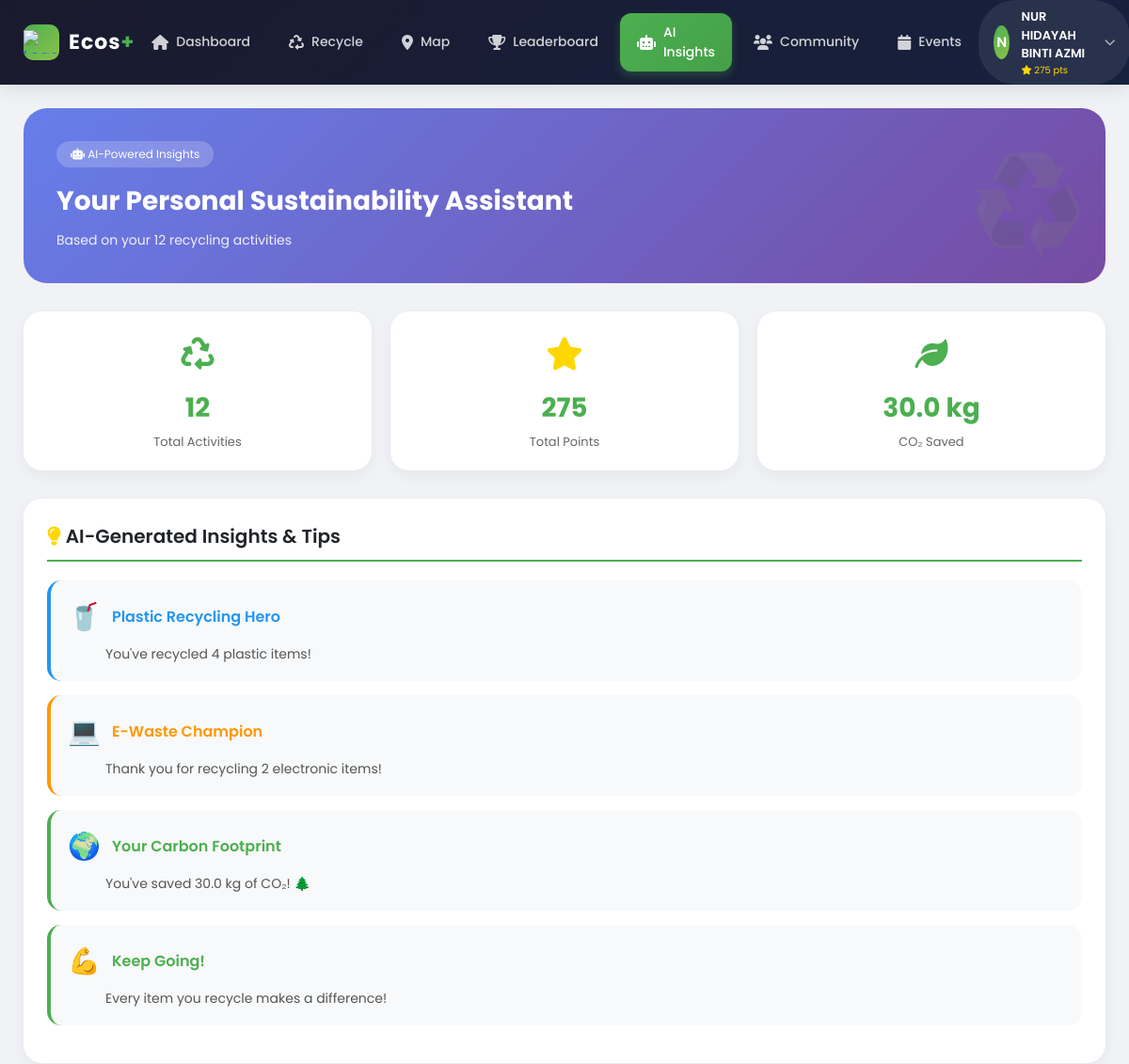
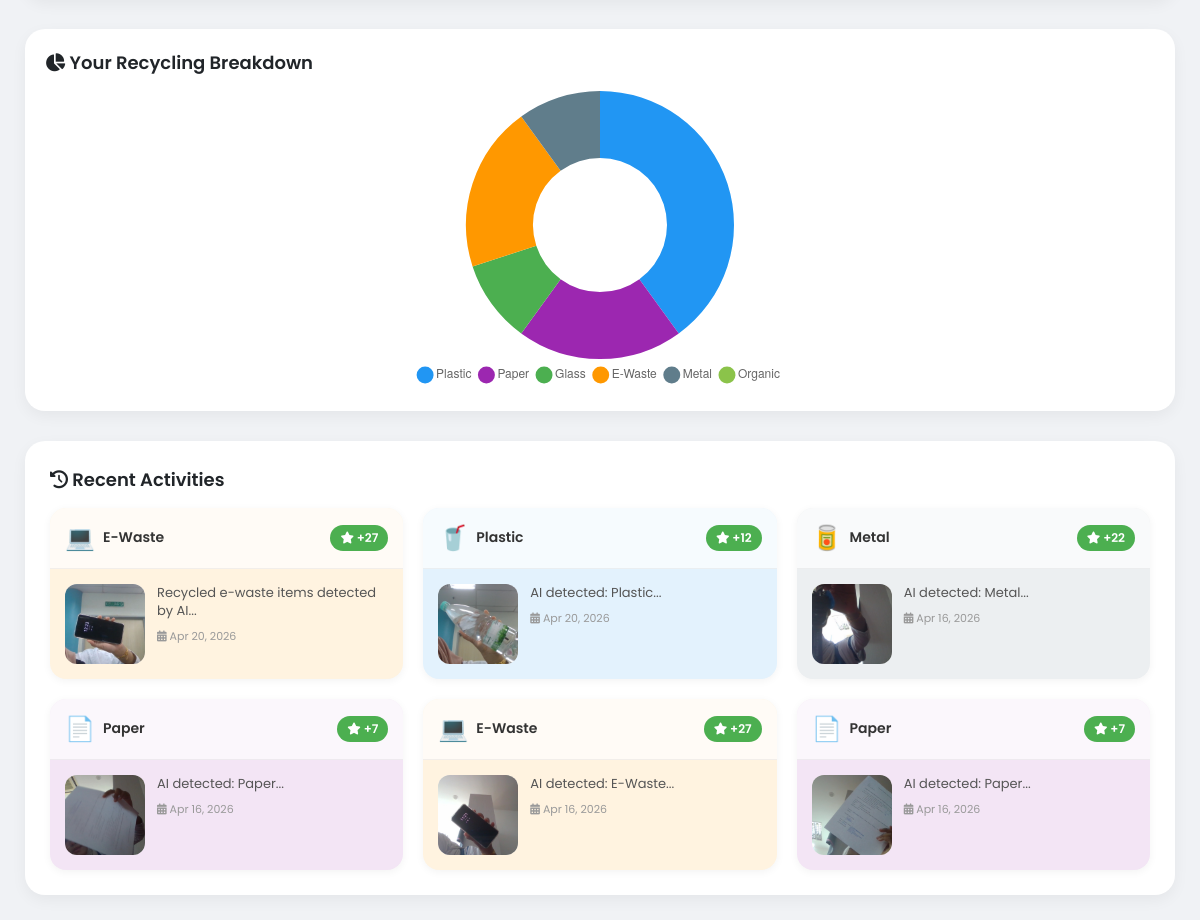
The app's page /ai-insights.php (signed in) with its own data (2 pictures, top to bottom).
### tables this page shows
CREATE TABLE `users` (
  `id` int(11) NOT NULL,
  `username` varchar(50) NOT NULL,
  `email` varchar(100) NOT NULL,
  `password` varchar(255) NOT NULL,
  `full_name` varchar(100) NOT NULL,
  `bio` text DEFAULT NULL,
  `profile_image` varchar(255) DEFAULT NULL,
  `phone` varchar(20) DEFAULT NULL,
  `faculty` varchar(100) DEFAULT NULL,
  `year_of_study` int(11) DEFAULT NULL,
  `student_id` varchar(20) DEFAULT NULL,
  `role` enum('user','admin') DEFAULT 'user',
  `points` int(11) DEFAULT 0,
  `theme` enum('light','dark') DEFAULT 'light',
  `language` enum('en','ms') DEFAULT 'en',
  `email_verified` tinyint(1) DEFAULT 1,
  `reset_token` varchar(255) DEFAULT NULL,
  `reset_expires` timestamp NULL DEFAULT NULL,
  `is_active` tinyint(1) DEFAULT 1,
  `created_at` timestamp NOT NULL DEFAULT current_timestamp(),
  `last_login` timestamp NULL DEFAULT NULL,
  `default_privacy` enum('public','followers','private') DEFAULT 'public'
);

CREATE TABLE `activities` (
  `id` int(11) NOT NULL,
  `user_id` int(11) NOT NULL,
  `activity_type` varchar(50) NOT NULL,
  `description` text DEFAULT NULL,
  `quantity` int(11) DEFAULT 1,
  `weight` decimal(5,2) DEFAULT 0.00,
  `points_earned` int(11) DEFAULT 0,
  `image_path` varchar(255) DEFAULT NULL,
  `location` varchar(255) DEFAULT NULL,
  `latitude` decimal(10,8) DEFAULT NULL,
  `longitude` decimal(11,8) DEFAULT NULL,
  `status` enum('pending','approved','rejected') DEFAULT 'pending',
  `ai_verified` tinyint(1) DEFAULT 0,
  `ai_confidence` decimal(5,2) DEFAULT NULL,
  `admin_notes` text DEFAULT NULL,
  `created_at` timestamp NOT NULL DEFAULT current_timestamp(),
  `approved_at` timestamp NULL DEFAULT NULL,
  `approved_by` int(11) DEFAULT NULL
);

### includes/auth.php (called while the page is built, shortened)
<?php
function getConnection() {
    static $conn = null;
    if ($conn === null) {
        $host = 'localhost';
        $user = 'root';
        $password = '';
        $database = 'ecos_plus';
        $conn = new mysqli($host, $user, $password, $database);
    }
    return $conn;
}
function getCurrentUser() {
    $conn = getConnection();
    $user_id = $_SESSION['user_id'];
    $sql = "SELECT id, email, full_name, phone, points, role, profile_image, bio, created_at FROM users WHERE id = ?";
    $stmt = $conn->prepare($sql);
    $stmt->bind_param("i", $user_id);
    $stmt->execute();
    $result = $stmt->get_result();
    $user = $result->fetch_assoc();
    return $user;
}
?>

### ai-insights.php (the view, shortened to what this page needs)
<?php
require_once 'includes/auth.php';
$conn = getConnection();
$user_id = $_SESSION['user_id'];
$navbar_user = getCurrentUser();
$navbar_initial = $navbar_user ? strtoupper(substr($navbar_user['full_name'], 0, 1)) : 'U';
$activitiesQuery = "SELECT id, activity_type, description, created_at, points_earned, image_path
                    FROM activities
                    WHERE user_id = ? AND status = 'approved'
                    ORDER BY created_at DESC
                    LIMIT 6";
$stmt = $conn->prepare($activitiesQuery);
$stmt->bind_param("i", $user_id);
$stmt->execute();
$activities = $stmt->get_result();
$statsQuery = "SELECT
                COUNT(*) as total,
                SUM(points_earned) as total_points,
                SUM(CASE WHEN activity_type = 'Plastic' THEN 1 ELSE 0 END) as plastic_count,
                SUM(CASE WHEN activity_type = 'Paper' THEN 1 ELSE 0 END) as paper_count,
                SUM(CASE WHEN activity_type = 'Glass' THEN 1 ELSE 0 END) as glass_count,
                SUM(CASE WHEN activity_type = 'E-Waste' THEN 1 ELSE 0 END) as ewaste_count,
                SUM(CASE WHEN activity_type = 'Metal' THEN 1 ELSE 0 END) as metal_count,
                SUM(CASE WHEN activity_type = 'Organic' THEN 1 ELSE 0 END) as organic_count
               FROM activities WHERE user_id = ? AND status = 'approved'";
$stmt = $conn->prepare($statsQuery);
$stmt->bind_param("i", $user_id);
$stmt->execute();
$stats = $stmt->get_result()->fetch_assoc();
$pointsQuery = "SELECT points FROM users WHERE id = ?";
$stmt = $conn->prepare($pointsQuery);
$stmt->bind_param("i", $user_id);
$stmt->execute();
$userPoints = $stmt->get_result()->fetch_assoc();
$co2Saved = ($stats['total'] ?? 0) * 2.5;
function generateAITips($stats, $points, $co2Saved) {
    $totalActivities = $stats['total'] ?? 0;
    $tips = array();
    if (($stats['plastic_count'] ?? 0) > 0) {
        $tips[] = array('icon' => '🥤', 'title' => 'Plastic Recycling Hero', 'message' => "You've recycled " . ($stats['plastic_count'] ?? 0) . " plastic items!", 'color' => '#2196F3');
    }
    if (($stats['ewaste_count'] ?? 0) > 0) {
        $tips[] = array('icon' => '💻', 'title' => 'E-Waste Champion', 'message' => "Thank you for recycling " . ($stats['ewaste_count'] ?? 0) . " electronic items!", 'color' => '#FF9800');
    }
    if ($co2Saved > 0) {
        $tips[] = array('icon' => '🌍', 'title' => 'Your Carbon Footprint', 'message' => "You've saved " . number_format($co2Saved, 1) . " kg of CO₂! 🌲", 'color' => '#4CAF50');
    }
    $tips[] = array('icon' => '💪', 'title' => 'Keep Going!', 'message' => 'Every item you recycle makes a difference!', 'color' => '#4CAF50');
    return $tips;
}
$ai_tips = generateAITips($stats, $userPoints, $co2Saved);
?>
<!DOCTYPE html>
<html lang="en">
<head>
    <link href="https://cdn.jsdelivr.net/npm/bootstrap@5.1.3/dist/css/bootstrap.min.css" rel="stylesheet">
    <link rel="stylesheet" href="https://cdnjs.cloudflare.com/ajax/libs/font-awesome/6.0.0/css/all.min.css">
</head>
<body>
<nav class="navbar-custom">
    <div class="navbar-container">
        <div style="display: flex; justify-content: space-between; align-items: center;">
            <a href="dashboard.php" class="navbar-brand-custom">
                <div class="logo-icon">
                    <img src="assets/images/umpsa.png" alt="Logo" style="height:25px; object-fit:cover;">
                </div>
                <div class="logo-text">Ecos<span>+</span></div>
            </a>
            <ul class="nav-links">
                <li><a href="dashboard.php" class="nav-link-custom"><i class="fas fa-home"></i> Dashboard</a></li>
                <li><a href="activity.php" class="nav-link-custom"><i class="fas fa-recycle"></i> Recycle</a></li>
                <li><a href="map.php" class="nav-link-custom"><i class="fas fa-map-marker-alt"></i> Map</a></li>
                <li><a href="leaderboard.php" class="nav-link-custom"><i class="fas fa-trophy"></i> Leaderboard</a></li>
                <li><a href="ai-insights.php" class="nav-link-custom active"><i class="fas fa-robot"></i> AI Insights</a></li>
                <li><a href="community.php" class="nav-link-custom"><i class="fas fa-users"></i> Community</a></li>
                <li><a href="events.php" class="nav-link-custom"><i class="fas fa-calendar"></i> Events</a></li>
            </ul>
            <div class="user-dropdown">
                <div class="user-trigger">
                    <div class="user-avatar"><?php echo $navbar_initial; ?></div>
                    <div class="user-info">
                        <span class="user-name"><?php echo htmlspecialchars($navbar_user['full_name'] ?? 'User'); ?></span>
                        <span class="user-points"><i class="fas fa-star"></i> <?php echo number_format($navbar_user['points'] ?? 0); ?> pts</span>
                    </div>
                    <i class="fas fa-chevron-down dropdown-arrow"></i>
                </div>
            </div>
        </div>
    </div>
</nav>
<div class="container-custom">
    <div class="ai-hero-card">
        <div class="ai-badge"><i class="fas fa-robot"></i> AI-Powered Insights</div>
        <div class="ai-title">Your Personal Sustainability Assistant</div>
        <div class="ai-subtitle">Based on your <?php echo $stats['total'] ?? 0; ?> recycling activities</div>
    </div>
    <div class="stats-grid">
        <div class="stat-card"><div class="stat-icon"><i class="fas fa-recycle" style="color: #4CAF50;"></i></div><div class="stat-value"><?php echo $stats['total'] ?? 0; ?></div><div class="stat-label">Total Activities</div></div>
        <div class="stat-card"><div class="stat-icon"><i class="fas fa-star" style="color: #FFD700;"></i></div><div class="stat-value"><?php echo number_format($userPoints['points']); ?></div><div class="stat-label">Total Points</div></div>
        <div class="stat-card"><div class="stat-icon"><i class="fas fa-leaf" style="color: #4CAF50;"></i></div><div class="stat-value"><?php echo number_format($co2Saved, 1); ?> kg</div><div class="stat-label">CO₂ Saved</div></div>
    </div>
    <div class="tips-section">
        <div class="tips-title"><i class="fas fa-lightbulb" style="color: #FFD700;"></i> AI-Generated Insights & Tips</div>
        <?php foreach($ai_tips as $tip): ?>
        <div class="tip-card" style="border-left-color: <?php echo $tip['color']; ?>">
            <div class="tip-header"><div class="tip-icon"><?php echo $tip['icon']; ?></div><div class="tip-title" style="color: <?php echo $tip['color']; ?>"><?php echo $tip['title']; ?></div></div>
            <div class="tip-message"><?php echo $tip['message']; ?></div>
        </div>
        <?php endforeach; ?>
    </div>
    <div class="chart-container">
        <div class="chart-title"><i class="fas fa-chart-pie"></i> Your Recycling Breakdown</div>
        <canvas id="recyclingChart"></canvas>
    </div>
    <div class="activities-card">
        <div class="chart-title"><i class="fas fa-history"></i> Recent Activities</div>
        <?php if ($activities->num_rows > 0): ?>
            <div class="activities-grid">
                <?php
                $icons = array('Plastic' => '🥤', 'Paper' => '📄', 'Glass' => '🥃', 'E-Waste' => '💻', 'Organic' => '🍎', 'Metal' => '🥫', 'Cardboard' => '📦', 'Textile' => '👕');
                $bgColors = array('Plastic' => '#E3F2FD', 'Paper' => '#F3E5F5', 'Glass' => '#E8F5E9', 'E-Waste' => '#FFF3E0', 'Organic' => '#F1F8E9', 'Metal' => '#ECEFF1', 'Cardboard' => '#EFEBE9', 'Textile' => '#FCE4EC');
                while($activity = $activities->fetch_assoc()):
                    $icon = isset($icons[$activity['activity_type']]) ? $icons[$activity['activity_type']] : '♻️';
                    $bgColor = isset($bgColors[$activity['activity_type']]) ? $bgColors[$activity['activity_type']] : '#f8f9fa';
                    $imageUrl = '';
                    if (!empty($activity['image_path'])) {
                        if (file_exists($activity['image_path'])) {
                            $imageUrl = $activity['image_path'];
                        } elseif (file_exists('../' . $activity['image_path'])) {
                            $imageUrl = '../' . $activity['image_path'];
                        } elseif (file_exists('assets/uploads/' . basename($activity['image_path']))) {
                            $imageUrl = 'assets/uploads/' . basename($activity['image_path']);
                        } else {
                            $imageUrl = '';
                        }
                    }
                ?>
                    <div class="activity-card" style="background: <?php echo $bgColor; ?>;">
                        <div class="activity-card-header">
                            <div class="activity-type-badge"><span class="activity-icon"><?php echo $icon; ?></span><span class="activity-type"><?php echo htmlspecialchars($activity['activity_type']); ?></span></div>
                            <div class="activity-points-badge"><i class="fas fa-star"></i> +<?php echo $activity['points_earned']; ?></div>
                        </div>
                        <div class="activity-card-body">
                            <?php if (!empty($imageUrl)): ?>
                                <div class="activity-image"><img src="<?php echo $imageUrl; ?>?t=<?php echo time(); ?>" alt="Proof" onerror="this.parentElement.innerHTML='<div class=\'activity-image-placeholder\'><i class=\'fas fa-camera\'></i><span>No image</span></div>'"></div>
                            <?php else: ?>
                                <div class="activity-image-placeholder"><i class="fas fa-camera"></i><span>No image</span></div>
                            <?php endif; ?>
                            <div class="activity-description">
                                <p><?php echo htmlspecialchars(substr($activity['description'], 0, 80)); ?>...</p>
                                <div class="activity-date"><i class="fas fa-calendar-alt"></i> <?php echo date('M d, Y', strtotime($activity['created_at'])); ?></div>
                            </div>
                        </div>
                    </div>
                <?php endwhile; ?>
            </div>
        <?php else: ?>
            <div class="text-center py-5"><i class="fas fa-box-open" style="font-size: 64px; color: #ccc;"></i><p class="mt-3 text-muted">No activities recorded yet.</p><a href="activity.php" class="btn btn-success mt-2">Log Your First Activity</a></div>
        <?php endif; ?>
    </div>
</div>
<script>
    var mobileToggleBtn = document.getElementById('mobileToggleBtn');
    var mobileMenu = document.getElementById('mobileMenu');
    if (mobileToggleBtn) {
        mobileToggleBtn.addEventListener('click', function() { mobileMenu.classList.toggle('show'); });
    }
    document.addEventListener('click', function(event) {
        if (mobileMenu && mobileToggleBtn && !mobileMenu.contains(event.target) && !mobileToggleBtn.contains(event.target)) {
            mobileMenu.classList.remove('show');
        }
    });
    var ctx = document.getElementById('recyclingChart').getContext('2d');
    new Chart(ctx, {
        type: 'doughnut',
        data: {
            labels: ['Plastic', 'Paper', 'Glass', 'E-Waste', 'Metal', 'Organic'],
            datasets: [{
                data: [<?php echo $stats['plastic_count'] ?? 0; ?>, <?php echo $stats['paper_count'] ?? 0; ?>, <?php echo $stats['glass_count'] ?? 0; ?>, <?php echo $stats['ewaste_count'] ?? 0; ?>, <?php echo $stats['metal_count'] ?? 0; ?>, <?php echo $stats['organic_count'] ?? 0; ?>],
                backgroundColor: ['#2196F3', '#9C27B0', '#4CAF50', '#FF9800', '#607D8B', '#8BC34A'],
                borderWidth: 0, hoverOffset: 10
            }]
        },
        options: { responsive: true, maintainAspectRatio: true, plugins: { legend: { position: 'bottom', labels: { font: { size: 12 }, usePointStyle: true, boxWidth: 10 } }, tooltip: { callbacks: { label: function(context) { return context.label + ': ' + context.raw + ' items'; } } } } }
    });
</script>
</body>
</html>

### records on screen
users: full_name "N", full_name "NUR HIDAYAH BINTI AZMI", points "275"
activities: activity_type "💻", activity_type "E-Waste", points_earned "27", image_path (picture), description "Recycled e-waste items detected by AI", created_at "Apr 20, 2026"
activities: activity_type "🥤", activity_type "Plastic", points_earned "12", image_path (picture), description "AI detected: Plastic", created_at "Apr 20, 2026"
activities: activity_type "🥫", activity_type "Metal", points_earned "22", image_path (picture), description "AI detected: Metal", created_at "Apr 16, 2026"
activities: activity_type "📄", activity_type "Paper", points_earned "7", image_path (picture), description "AI detected: Paper", created_at "Apr 16, 2026"
activities: activity_type "💻", activity_type "E-Waste", points_earned "27", image_path (picture), description "AI detected: E-Waste", created_at "Apr 16, 2026"
activities: activity_type "📄", activity_type "Paper", points_earned "7", image_path (picture), description "AI detected: Paper", created_at "Apr 16, 2026"

### other values on screen
$stats['total'] "12"
$co2Saved "30.0"
$tip['icon'] "🥤"
$tip['title'] "Plastic Recycling Hero"
$tip['message'] "You've recycled 4 plastic items!"
$tip['icon'] "💻"
$tip['title'] "E-Waste Champion"
$tip['message'] "Thank you for recycling 2 electronic items!"
$tip['icon'] "🌍"
$tip['title'] "Your Carbon Footprint"
$tip['message'] "You've saved 30.0 kg of CO₂! 🌲"
$tip['icon'] "💪"
$tip['title'] "Keep Going!"
$tip['message'] "Every item you recycle makes a difference!"
chart data {{ $stats['plastic_count'] }} 4
